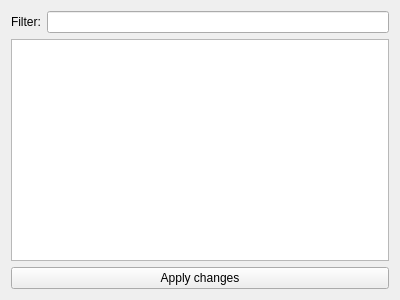
<?xml version="1.0" encoding="UTF-8"?>
<ui version="4.0">
 <class>SupportedDevicePage</class>
 <widget class="QWidget" name="SupportedDevicePage">
  <property name="geometry">
   <rect>
    <x>0</x>
    <y>0</y>
    <width>400</width>
    <height>300</height>
   </rect>
  </property>
  <property name="windowTitle">
   <string>Form</string>
  </property>
  <layout class="QVBoxLayout" name="verticalLayout">
   <item>
    <layout class="QHBoxLayout" name="horizontalLayout">
     <item>
      <widget class="QLabel" name="label">
       <property name="text">
        <string>Filter:</string>
       </property>
      </widget>
     </item>
     <item>
      <widget class="QLineEdit" name="Filter"/>
     </item>
    </layout>
   </item>
   <item>
    <widget class="QTableView" name="SupportedDevicesTable"/>
   </item>
   <item>
    <widget class="QPushButton" name="SaveButton">
     <property name="text">
      <string>Apply changes</string>
     </property>
    </widget>
   </item>
  </layout>
 </widget>
 <resources/>
 <connections/>
</ui>
